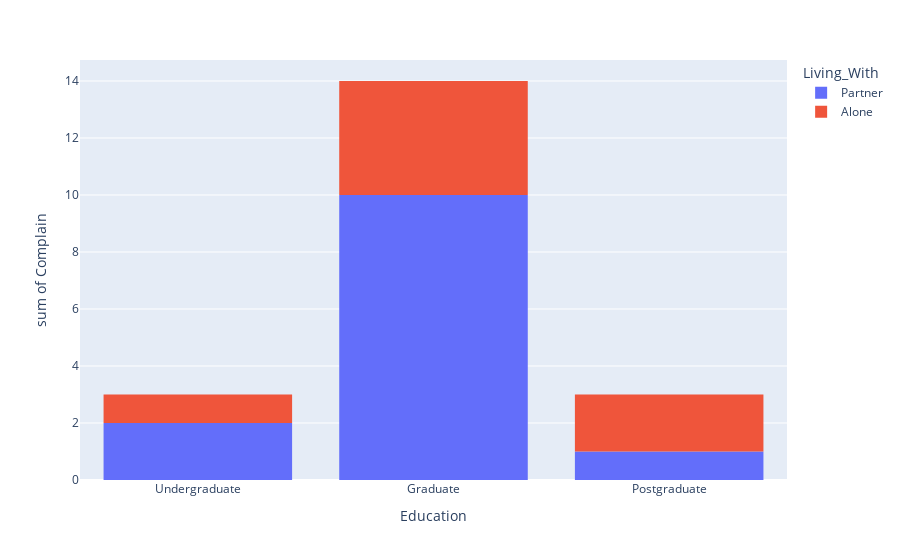

The notebook cell saved with this chart:
### Markdown cell above
# how many people complain and what are their characteristics ?

### Code cell
ones = df[df["Complain"]==1]
px.histogram(ones,y="Complain",x="Education", color="Living_With")

### Figure 1 — Plotly figure (JSON) as saved in the notebook; plotly's stock layout.template omitted (floating-point values rounded to 4 significant figures)
{"data": [{"alignmentgroup": "True", "bingroup": "x", "histfunc": "sum", "hovertemplate": "Living_With=Partner<br>Education=%{x}<br>sum of Complain=%{y}<extra></extra>", "legendgroup": "Partner", "marker": {"color": "#636efa", "pattern": {"shape": ""}}, "name": "Partner", "offsetgroup": "Partner", "orientation": "v", "showlegend": true, "type": "histogram", "x": ["Undergraduate", "Graduate", "Postgraduate", "Undergraduate", "Graduate", "Graduate", "Graduate", "Graduate", "Graduate", "Graduate", "Graduate", "Graduate", "Graduate"], "xaxis": "x", "y": [1, 1, 1, 1, 1, 1, 1, 1, 1, 1, 1, 1, 1], "yaxis": "y"}, {"alignmentgroup": "True", "bingroup": "x", "histfunc": "sum", "hovertemplate": "Living_With=Alone<br>Education=%{x}<br>sum of Complain=%{y}<extra></extra>", "legendgroup": "Alone", "marker": {"color": "#EF553B", "pattern": {"shape": ""}}, "name": "Alone", "offsetgroup": "Alone", "orientation": "v", "showlegend": true, "type": "histogram", "x": ["Postgraduate", "Graduate", "Postgraduate", "Graduate", "Undergraduate", "Graduate", "Graduate"], "xaxis": "x", "y": [1, 1, 1, 1, 1, 1, 1], "yaxis": "y"}], "layout": {"barmode": "relative", "legend": {"title": {"text": "Living_With"}, "tracegroupgap": 0}, "margin": {"t": 60}, "xaxis": {"anchor": "y", "domain": [0, 1], "title": {"text": "Education"}}, "yaxis": {"anchor": "x", "domain": [0, 1], "title": {"text": "sum of Complain"}}}}
